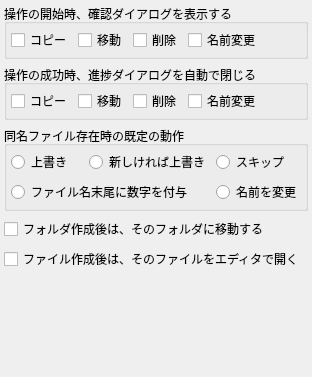
     <widget class="QWidget" name="tabOperation">
      <attribute name="title">
       <string>ファイル操作</string>
      </attribute>
      <layout class="QVBoxLayout" name="verticalLayout_8">
       <property name="spacing">
        <number>-1</number>
       </property>
       <property name="leftMargin">
        <number>4</number>
       </property>
       <property name="topMargin">
        <number>4</number>
       </property>
       <property name="rightMargin">
        <number>4</number>
       </property>
       <property name="bottomMargin">
        <number>4</number>
       </property>
       <item>
        <widget class="QGroupBox" name="groupBox_5">
         <property name="title">
          <string>操作の開始時、確認ダイアログを表示する</string>
         </property>
         <layout class="QHBoxLayout" name="horizontalLayout_24">
          <property name="spacing">
           <number>-1</number>
          </property>
          <property name="leftMargin">
           <number>4</number>
          </property>
          <property name="topMargin">
           <number>4</number>
          </property>
          <property name="rightMargin">
           <number>4</number>
          </property>
          <property name="bottomMargin">
           <number>4</number>
          </property>
          <item>
           <widget class="QCheckBox" name="confirmCopy">
            <property name="focusPolicy">
             <enum>Qt::StrongFocus</enum>
            </property>
            <property name="text">
             <string>コピー</string>
            </property>
           </widget>
          </item>
          <item>
           <widget class="QCheckBox" name="confirmMove">
            <property name="focusPolicy">
             <enum>Qt::StrongFocus</enum>
            </property>
            <property name="text">
             <string>移動</string>
            </property>
           </widget>
          </item>
          <item>
           <widget class="QCheckBox" name="confirmDelete">
            <property name="focusPolicy">
             <enum>Qt::StrongFocus</enum>
            </property>
            <property name="text">
             <string>削除</string>
            </property>
           </widget>
          </item>
          <item>
           <widget class="QCheckBox" name="confirmRename">
            <property name="focusPolicy">
             <enum>Qt::StrongFocus</enum>
            </property>
            <property name="text">
             <string>名前変更</string>
            </property>
           </widget>
          </item>
          <item>
           <spacer name="horizontalSpacer_14">
            <property name="orientation">
             <enum>Qt::Horizontal</enum>
            </property>
            <property name="sizeHint" stdset="0">
             <size>
              <width>40</width>
              <height>20</height>
             </size>
            </property>
           </spacer>
          </item>
         </layout>
        </widget>
       </item>
       <item>
        <widget class="QGroupBox" name="groupBox_6">
         <property name="title">
          <string>操作の成功時、進捗ダイアログを自動で閉じる</string>
         </property>
         <layout class="QHBoxLayout" name="horizontalLayout_25">
          <property name="spacing">
           <number>-1</number>
          </property>
          <property name="leftMargin">
           <number>4</number>
          </property>
          <property name="topMargin">
           <number>4</number>
          </property>
          <property name="rightMargin">
           <number>4</number>
          </property>
          <property name="bottomMargin">
           <number>4</number>
          </property>
          <item>
           <widget class="QCheckBox" name="autoCloseCopy">
            <property name="focusPolicy">
             <enum>Qt::StrongFocus</enum>
            </property>
            <property name="text">
             <string>コピー</string>
            </property>
           </widget>
          </item>
          <item>
           <widget class="QCheckBox" name="autoCloseMove">
            <property name="focusPolicy">
             <enum>Qt::StrongFocus</enum>
            </property>
            <property name="text">
             <string>移動</string>
            </property>
           </widget>
          </item>
          <item>
           <widget class="QCheckBox" name="autoCloseDelete">
            <property name="focusPolicy">
             <enum>Qt::StrongFocus</enum>
            </property>
            <property name="text">
             <string>削除</string>
            </property>
           </widget>
          </item>
          <item>
           <widget class="QCheckBox" name="autoCloseRename">
            <property name="focusPolicy">
             <enum>Qt::StrongFocus</enum>
            </property>
            <property name="text">
             <string>名前変更</string>
            </property>
           </widget>
          </item>
          <item>
           <spacer name="horizontalSpacer_15">
            <property name="orientation">
             <enum>Qt::Horizontal</enum>
            </property>
            <property name="sizeHint" stdset="0">
             <size>
              <width>40</width>
              <height>20</height>
             </size>
            </property>
           </spacer>
          </item>
         </layout>
        </widget>
       </item>
       <item>
        <widget class="QGroupBox" name="groupBox_7">
         <property name="title">
          <string>同名ファイル存在時の既定の動作</string>
         </property>
         <layout class="QGridLayout" name="gridLayout">
          <property name="leftMargin">
           <number>4</number>
          </property>
          <property name="topMargin">
           <number>4</number>
          </property>
          <property name="rightMargin">
           <number>4</number>
          </property>
          <property name="bottomMargin">
           <number>4</number>
          </property>
          <property name="spacing">
           <number>-1</number>
          </property>
          <item row="0" column="0">
           <widget class="QRadioButton" name="rbOverWrite">
            <property name="focusPolicy">
             <enum>Qt::StrongFocus</enum>
            </property>
            <property name="text">
             <string>上書き</string>
            </property>
            <attribute name="buttonGroup">
             <string notr="true">overwriteOptions</string>
            </attribute>
           </widget>
          </item>
          <item row="0" column="1">
           <widget class="QRadioButton" name="rbOverWriteIfNew">
            <property name="focusPolicy">
             <enum>Qt::StrongFocus</enum>
            </property>
            <property name="text">
             <string>新しければ上書き</string>
            </property>
            <attribute name="buttonGroup">
             <string notr="true">overwriteOptions</string>
            </attribute>
           </widget>
          </item>
          <item row="0" column="2">
           <widget class="QRadioButton" name="rbSkip">
            <property name="focusPolicy">
             <enum>Qt::StrongFocus</enum>
            </property>
            <property name="text">
             <string>スキップ</string>
            </property>
            <attribute name="buttonGroup">
             <string notr="true">overwriteOptions</string>
            </attribute>
           </widget>
          </item>
          <item row="1" column="0" colspan="2">
           <widget class="QRadioButton" name="rbAppendNumber">
            <property name="focusPolicy">
             <enum>Qt::StrongFocus</enum>
            </property>
            <property name="text">
             <string>ファイル名末尾に数字を付与</string>
            </property>
            <attribute name="buttonGroup">
             <string notr="true">overwriteOptions</string>
            </attribute>
           </widget>
          </item>
          <item row="1" column="2">
           <widget class="QRadioButton" name="rbRename">
            <property name="focusPolicy">
             <enum>Qt::StrongFocus</enum>
            </property>
            <property name="text">
             <string>名前を変更</string>
            </property>
            <attribute name="buttonGroup">
             <string notr="true">overwriteOptions</string>
            </attribute>
           </widget>
          </item>
         </layout>
        </widget>
       </item>
       <item>
        <widget class="QCheckBox" name="moveAfterCreate">
         <property name="focusPolicy">
          <enum>Qt::StrongFocus</enum>
         </property>
         <property name="text">
          <string>フォルダ作成後は、そのフォルダに移動する</string>
         </property>
        </widget>
       </item>
       <item>
        <widget class="QCheckBox" name="openAfterCreate">
         <property name="focusPolicy">
          <enum>Qt::StrongFocus</enum>
         </property>
         <property name="text">
          <string>ファイル作成後は、そのファイルをエディタで開く</string>
         </property>
        </widget>
       </item>
       <item>
        <spacer name="verticalSpacer_3">
         <property name="orientation">
          <enum>Qt::Vertical</enum>
         </property>
         <property name="sizeHint" stdset="0">
          <size>
           <width>20</width>
           <height>102</height>
          </size>
         </property>
        </spacer>
       </item>
      </layout>
     </widget>
